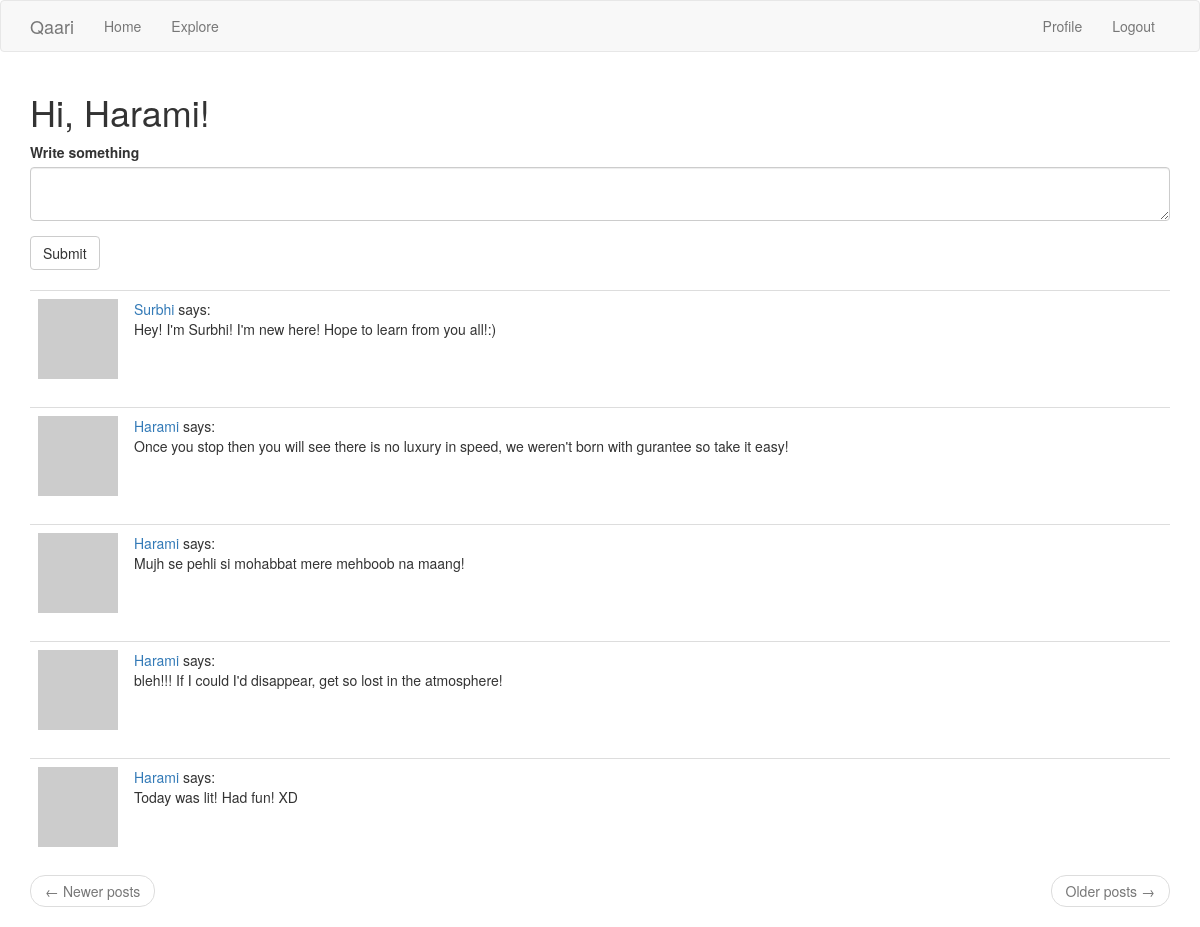
The page /index (signed in) on the database its author committed.
### app/models.py (models this page shows, shortened)
class User(UserMixin, db.Model):
    id = db.Column(db.Integer, primary_key=True)
    username = db.Column(db.String(64), index=True, unique=True)
    email = db.Column(db.String(120), index=True, unique=True)
    password_hash = db.Column(db.String(128))
    about_me = db.Column(db.String(140))
    last_seem = db.Column(db.DateTime, default=datetime.utcnow)
    posts = db.relationship('Post', backref='author', lazy='dynamic')
    followed = db.relationship(
        'User', secondary=followers,
        primaryjoin=(followers.c.follower_id == id),
        secondaryjoin=(followers.c.followed_id == id),
        backref=db.backref('followers', lazy='dynamic'), lazy='dynamic')
    def followed_posts(self):
        followed = Post.query.join(
            followers, (followers.c.followed_id == Post.user_id)).filter(
                followers.c.follower_id == self.id)
        own = Post.query.filter_by(user_id=self.id)
        return followed.union(own).order_by(Post.timestamp.desc())
    def avatar(self, size):
        digest = md5(self.email.lower().encode('utf-8')).hexdigest()
        return 'https://www.gravatar.com/avatar/{}?d=identicon&s={}'.format(
            digest, size)

class Post(db.Model):
    id = db.Column(db.Integer, primary_key=True)
    body = db.Column(db.String(140))
    timestamp = db.Column(db.DateTime, index=True, default=datetime.utcnow)
    user_id = db.Column(db.Integer, db.ForeignKey('user.id'))

### app/routes.py (the view)
@app.route('/', methods=['GET','POST'])
@app.route('/index', methods=['GET', 'POST'])
@login_required
def index():
    form = PostForm()
    if form.validate_on_submit():
        post = Post(body=form.post.data, author=current_user)
        db.session.add(post)
        db.session.commit()
        flash('Your post is now live!')
        return redirect(url_for('index'))
    page = request.args.get('page', 1, type=int)
    posts = current_user.followed_posts().paginate(
        page, app.config['POSTS_PER_PAGE'], False)
    next_url = url_for('index', page=posts.next_num)\
        if posts.has_next else None
    prev_url = url_for('index', page=posts.posts.prev_num)\
        if posts.has_prev else None
    return render_template('index.html', title='Home', form=form,
                           posts=posts.items, next_url=next_url,
                           prev_url=prev_url)

### app/forms.py
class PostForm(FlaskForm):
    post = TextAreaField('Write something', validators=[
        DataRequired(), Length(min=1, max=140)])
    submit = SubmitField('Submit')

### app/models.py (called while the page is built)
@login.user_loader
def load_user(id):
    return User.query.get(int(id))

### app/routes.py (called while the page is built)
@app.before_request
def before_request():
    if current_user.is_authenticated:
        current_user.last_seem = datetime.utcnow()
        db.session.commit()

### app/templates/index.html
{% extends "base.html" %}
{% import 'bootstrap/wtf.html' as wtf %}
{% block app_content %}
    <h1>Hi, {{ current_user.username }}!</h1>
    {% if form %}
    {{ wtf.quick_form(form) }}
    <br>
    {% endif %}
    {% for post in posts %}
        {% include '_post.html' %}
    {% endfor %}
    <nav aria-label="...">
        <ul class="pager">
            <li class="previous{% if not prev_url %} disabled{% endif %}">
                <a href="{{ prev_url or '#' }}">
                    <span aria-hidden="true">&larr;</span> Newer posts
                </a>
            </li>
            <li class="next{% if not next_url %} disabled{% endif %}">
                <a href="{{ next_url or '#' }}">
                    Older posts <span aria-hidden="true">&rarr;</span>
                </a>
            </li>
        </ul>
    </nav>
{% endblock %}

### app/templates/base.html (shortened to what this page needs)
{% extends 'bootstrap/base.html' %}
{% block navbar %}
    <nav class="navbar navbar-default">
        <div class="container">
            <div class="navbar-header">
                <a class="navbar-brand" href="{{ url_for('index') }}">Qaari</a>
            </div>
            <div class="collapse navbar-collapse" id="bs-example-navbar-collapse-1">
                <ul class="nav navbar-nav">
                    <li><a href="{{ url_for('index') }}">Home</a></li>
                    <li><a href="{{ url_for('explore') }}">Explore</a></li>
                </ul>
                <ul class="nav navbar-nav navbar-right">
                    {% if current_user.is_anonymous %}
                    <li><a href="{{ url_for('login') }}">Login</a></li>
                    {% else %}
                    <li><a href="{{ url_for('user', username=current_user.username) }}">Profile</a></li>
                    <li><a href="{{ url_for('logout') }}">Logout</a></li>
                    {% endif %}
                </ul>
            </div>
        </div>
    </nav>
{% endblock %}
{% block content %}
    <div class="container">
        {% block app_content %}{% endblock %}
    </div>
{% endblock %}

### app/templates/_post.html
    <table class="table table-hover">
        <tr>
            <td width="70px">
                <a href="{{ url_for('user', username=post.author.username) }}">
                    <img src="{{ post.author.avatar(70) }}" />
                </a>
            </td>
            <td>
                <a href="{{ url_for('user', username=post.author.username) }}">
                    {{ post.author.username }}
                </a>
                says:
                <br>
                {{ post.body }}
            </td>
        </tr>
    </table>

### rows shown on the page
User: username "Harami"
Post: author.username "Surbhi", body "Hey! I'm Surbhi! I'm new here! Hope to learn from you all!:)"
Post: author.username "Harami", body "Once you stop then you will see there is no luxury in speed, we weren't born with gurantee so take it easy!"
Post: author.username "Harami", body "Mujh se pehli si mohabbat mere mehboob na maang!"
Post: author.username "Harami", body "bleh!!! If I could I'd disappear, get so lost in the atmosphere!"
Post: author.username "Harami", body "Today was lit! Had fun! XD"
